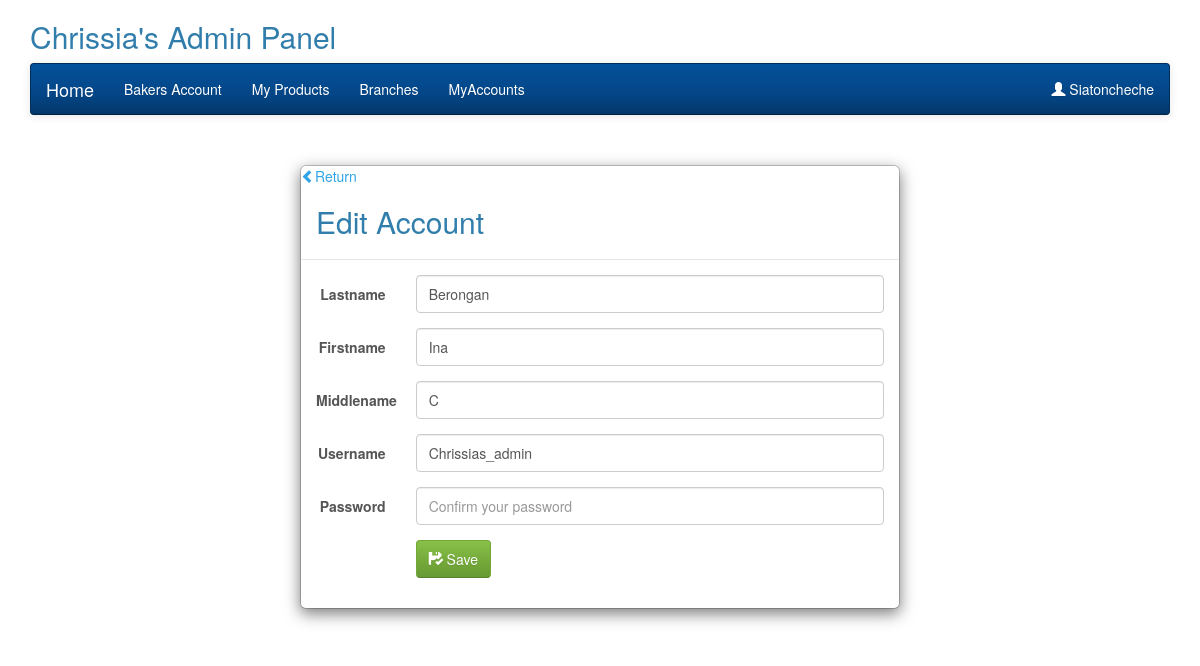
Screenshot of /admin/edit-account.php?id=2 (signed in) with the database file from the repository.
### tables this page shows
CREATE TABLE `user` (
  `id` int(10) NOT NULL,
  `lastname` text NOT NULL,
  `firstname` text NOT NULL,
  `middlename` text NOT NULL,
  `username` text NOT NULL,
  `password` text NOT NULL,
  `created_at` timestamp NOT NULL DEFAULT CURRENT_TIMESTAMP
);

### admin/includes/DbFunctions.php (called while the page is built, shortened)
<?php
    class DbFunctions{
        private $conn;
        function __construct()
        {
            require_once 'DbConfig.php';
            $database = new DbConfig();
            $this->conn = $database->dbConnect();
        }
        public function getSingleAdminAccounts($id){
            $sql = "SELECT * FROM user WHERE id = ?";
            $stmt = $this->conn->prepare($sql);
            $stmt->execute(array($id));
            $result = $stmt->fetch();
            return $result;
        }
    }
?>

### admin/includes/DbConfig.php (called while the page is built, shortened)
<?php
    class DbConfig{
        function dbConnect(){
            $this->conn = new PDO("mysql:host=localhost;dbname=bakery","root","");
            return $this->conn;
        }
    }
?>

### admin/edit-account.php (the view, shortened to what this page needs)
<?php
    require_once 'includes/DbFunctions.php';
    $database = new DbFunctions();
    require_once 'header.php';
    $id = intval($_GET["id"]);
    $output = $database->getSingleAdminAccounts($id);
    $lastname = $output["lastname"];
    $firstname = $output["firstname"];
    $middlename = $output["middlename"];
    $username = $output["username"];
?>
<div class="row">
            <div class="modal-dialog">
                <div class="modal-content">
                <a href="admin-account.php"><span class="glyphicon glyphicon-chevron-left"></span>Return</a>
                    <div class="modal-header">
                        <h2 class="modal-title">Edit Account</h2>
                    </div>
			<div class="panel-body">
                <form class="form-horizontal" method="post">
                      <div class="form-group">
                        <label for="startDate" class="col-sm-2 control-label">Lastname</label>
                        <div class="col-sm-10">
                          <input type="text" class="form-control" id="name" name="lastname" value="<?php echo $lastname ?>" />
                        </div>
                      </div>
                      <div class="form-group">
                        <label for="startDate" class="col-sm-2 control-label">Firstname</label>
                        <div class="col-sm-10">
                          <input type="text" class="form-control" name="firstname" value="<?php echo $firstname ?>" />
                        </div>
                      </div>
                      <div class="form-group">
                        <label for="startDate" class="col-sm-2 control-label">Middlename</label>
                        <div class="col-sm-10">
                          <input type="text" class="form-control" name="middlename" value="<?php echo $middlename ?>" />
                        </div>
                      </div>
                      <div class="form-group">
                        <label for="startDate" class="col-sm-2 control-label">Username</label>
                        <div class="col-sm-10">
                          <input type="text" class="form-control" name="username" value="<?php echo $username ?>" />
                        </div>
                      </div>
                      <div class="form-group">
                        <label for="startDate" class="col-sm-2 control-label">Password</label>
                        <div class="col-sm-10">
                          <input type="password" class="form-control" name="password" placeholder="Confirm your password" required />
                        </div>
                      </div>
                      <div class="form-group">
                        <div class="col-sm-offset-2 col-sm-10">
                          <button type="submit" name="submit" class="btn btn-success"> <i class="glyphicon glyphicon-floppy-saved"></i> Save</button>
                        </div>
                      </div>
                    </form>
                </div>
            </div>
        </div>

### rows the page displays
user: lastname "Berongan", firstname "Ina", middlename "C", username "Chrissias_admin"

### other values shown
$_SESSION["username"] "Siatoncheche"
